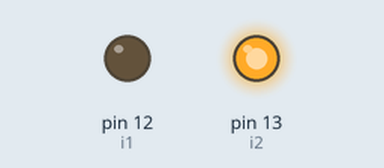
The sketch below on a simulated Arduino Uno, built with avr-gcc and run on an emulated ATmega328P. Parts: output pins drawn as LEDs (lit = HIGH).

Above: at 0.1 s.
Timing chart, 0 to 1.6 s (numbered marks = the images above):
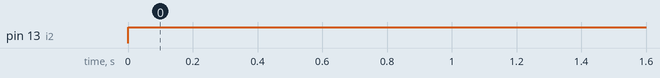

Measured:
- by itself, pin 13 (i2): LOW → HIGH at 0.00 s

The sketch:

Motor_driver_test.ino
```cpp
int i1 = 12;
int i2 = 13;

void setup() {
  // put your setup code here, to run once:
  pinMode(i1,OUTPUT);
  pinMode(i2,OUTPUT);
}

void loop() {
  // put your main code here, to run repeatedly:
  digitalWrite(i1,LOW);
  digitalWrite(i2,HIGH);
}
```
